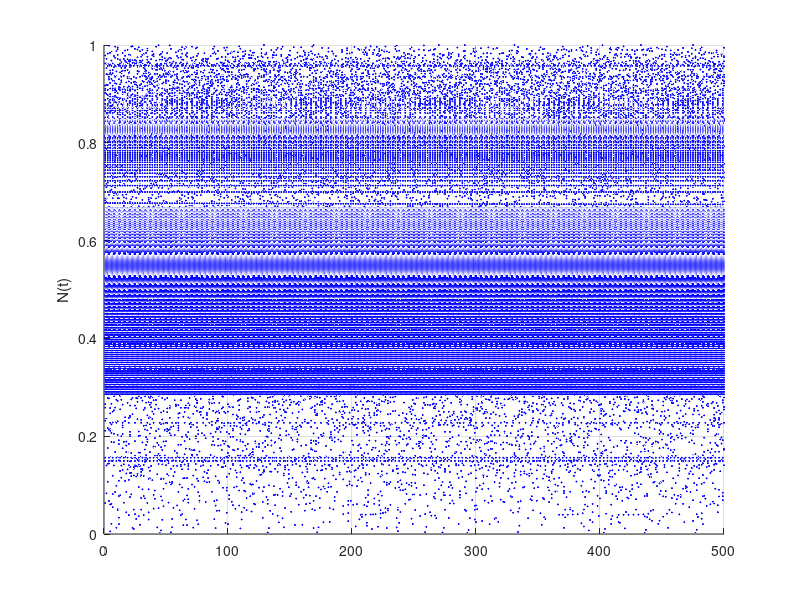

This chart was generated by the following MATLAB code:
close all;
clear;
%fun= @(x,r) x+r*x*(1-x);
fun= @(x,r) r*x*(1-x);
x0=rand(1);
a0=1.4;
a1=4;
N=261;         %not sure what it is either 0.01
L=500;
p_siz=1;

mat = zeros(N,L);
a = linspace(a0,a1,N);
format long
for i = 1:N
    ca = a(i); % pick one parameter value at each time
    for j = 1:L % generate a sequence with length L
        if j == 1 
            pre = x0; % assign initial value
            for k = 1:500 
               nxt = fun(pre,ca); 
               pre = nxt;
            end
        end
        nxt = fun(pre,ca); 
        mat(i,j) = nxt; 
        pre = nxt;  
    end
end

% plot 
dcolor = [0,0,1]; %        
[r,c] = meshgrid(1:L,a);  
surf(r,c,mat,'Marker','*','MarkerSize',p_siz,'FaceColor','None','MarkerEdgeColor', dcolor,'EdgeColor','None');
zlabel('N(t)');ylabel('a');
view([90,0,0]) 
ylim([a0,a1]) 